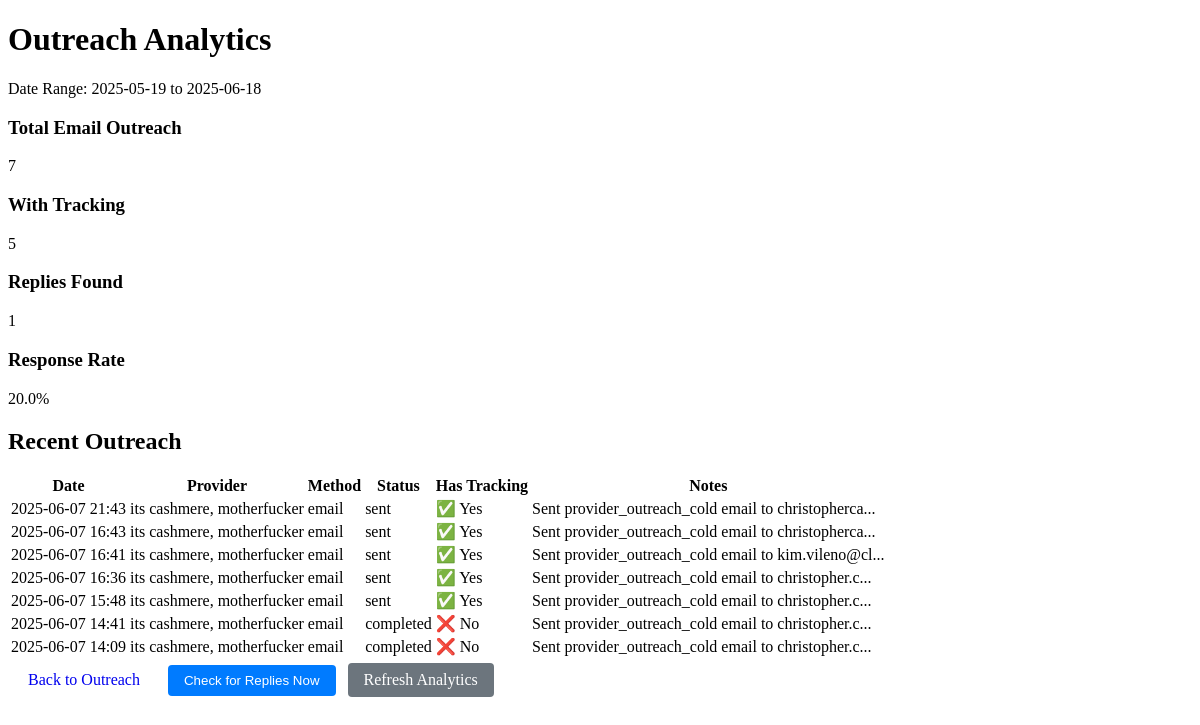
Before: /analytics with the older database file.
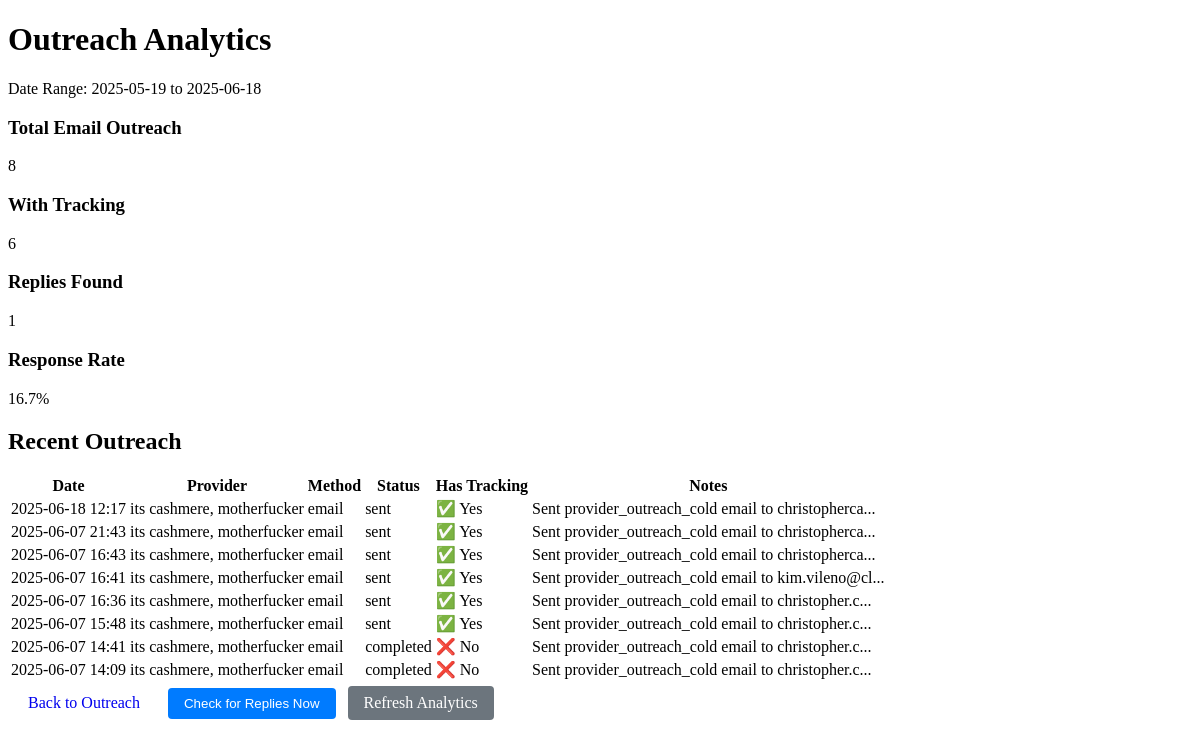
After: the same page with the newer database file.
### models/outreach.py (models this page shows, shortened)
class Outreach(db.Model):
    __tablename__ = 'outreach'
    id = db.Column(db.String, primary_key=True, default=lambda: str(uuid.uuid4()))
    provider_id = db.Column(db.String, db.ForeignKey('providers.id'), nullable=False)
    contact_id = db.Column(db.String, db.ForeignKey('contacts.id'))
    type = db.Column(db.String(50))  # cold, follow-up, etc.
    method = db.Column(db.String(50))  # email, phone, etc.
    notes = db.Column(db.Text)
    status = db.Column(db.String(50))  # pending, completed, etc.
    created_at = db.Column(db.DateTime, default=datetime.utcnow)
    completed_at = db.Column(db.DateTime)
    contract_id = db.Column(db.Text)
    message_id = db.Column(db.String(255))       # Individual message ID
    conversation_id = db.Column(db.String(255))  # Outlook conversation ID
    last_reply_date = db.Column(db.DateTime)
    reply_preview = db.Column(db.Text)
    reply_sender_email = db.Column(db.String(128))
    reply_status = db.Column(db.String(20), default='none')  # none, unread, read, responded
    reply_received = db.Column(db.Boolean, default=False)
    reply_count = db.Column(db.Integer, default=0)

### models/provider.py (models this page shows, shortened)
class Provider(db.Model):
    __tablename__ = 'providers'
    id = db.Column(db.String, primary_key=True, default=lambda: str(uuid.uuid4()))
    name = db.Column(db.String(128), nullable=False)
    dba_name = db.Column(db.String(128))
    address = db.Column(db.String(256))
    provider_type = db.Column(db.String(50))  # imaging, EMG, etc.
    states_in_contract = db.Column(db.String(256))  # comma-separated
    rate_type = db.Column(db.String(50))  # 'standard' or 'wcfs'
    wcfs_percentages = db.Column(db.Text)  # JSON string of category -> percentage
    npi = db.Column(db.String(20))
    specialty = db.Column(db.String(128))
    status = db.Column(db.String(50), default='pending')
    created_at = db.Column(db.DateTime, default=datetime.utcnow)
    contract_docx = db.Column(db.String(256))
    contract_pdf = db.Column(db.String(256))
    contract_email_sent = db.Column(db.Boolean, default=False)
    contract_email_sent_at = db.Column(db.DateTime)
    contract_email_sent_to = db.Column(db.String(128))
    contract_email_tracking_id = db.Column(db.String(128))
    contacts = db.relationship('Contact', backref='provider', lazy=True, cascade="all, delete-orphan")
    outreach = db.relationship('Outreach', backref='provider', lazy=True)
    @property
    def wcfs_percentages_dict(self):
        if self.wcfs_percentages:
            return json.loads(self.wcfs_percentages)
        return {}

### routes/outreach.py (the view)
@outreach_bp.route("/analytics")
def analytics():
    from datetime import datetime, timedelta
    from sqlalchemy import func
    end_date = datetime.utcnow()
    start_date = end_date - timedelta(days=30)
    total_outreach = Outreach.query.filter(
        Outreach.created_at >= start_date,
        Outreach.method == 'email'
    ).count()
    outreach_with_tracking = Outreach.query.filter(
        Outreach.created_at >= start_date,
        Outreach.method == 'email',
        Outreach.conversation_id.isnot(None)
    ).count()
    tracked_outreach = Outreach.query.filter(
        Outreach.created_at >= start_date,
        Outreach.method == 'email',
        Outreach.conversation_id.isnot(None)
    ).all()
    replies_found = sum(1 for o in tracked_outreach if 'Reply received:' in (o.notes or ''))
    response_rate = (replies_found / outreach_with_tracking * 100) if outreach_with_tracking > 0 else 0
    recent_outreach = Outreach.query.filter(
        Outreach.created_at >= start_date,
        Outreach.method == 'email'
    ).order_by(Outreach.created_at.desc()).limit(20).all()
    analytics_data = {
        'total_outreach': total_outreach,
        'outreach_with_tracking': outreach_with_tracking,
        'replies_found': replies_found,
        'response_rate': round(response_rate, 1),
        'recent_outreach': recent_outreach,
        'date_range': f"{start_date.strftime('%Y-%m-%d')} to {end_date.strftime('%Y-%m-%d')}"
    }
    return render_template("outreach/analytics.html", analytics=analytics_data)

### templates/outreach/analytics.html (shortened to what this page needs)
<!DOCTYPE html>
<html>
<head>
    <link rel="stylesheet" href="{{ url_for('static', filename='css/style.css') }}">
</head>
<body>
    <div class="container">
        <h1>Outreach Analytics</h1>
        <p>Date Range: {{ analytics.date_range }}</p>
        <div class="metrics-grid">
            <div class="metric-card">
                <h3>Total Email Outreach</h3>
                <div class="metric-value">{{ analytics.total_outreach }}</div>
            </div>
            <div class="metric-card">
                <h3>With Tracking</h3>
                <div class="metric-value">{{ analytics.outreach_with_tracking }}</div>
            </div>
            <div class="metric-card">
                <h3>Replies Found</h3>
                <div class="metric-value">{{ analytics.replies_found }}</div>
            </div>
            <div class="metric-card">
                <h3>Response Rate</h3>
                <div class="metric-value">{{ analytics.response_rate }}%</div>
            </div>
        </div>
        <h2>Recent Outreach</h2>
        <table>
            <thead>
                <tr>
                    <th>Date</th>
                    <th>Provider</th>
                    <th>Method</th>
                    <th>Status</th>
                    <th>Has Tracking</th>
                    <th>Notes</th>
                </tr>
            </thead>
            <tbody>
                {% for outreach in analytics.recent_outreach %}
                <tr>
                    <td>{{ outreach.created_at.strftime('%Y-%m-%d %H:%M') }}</td>
                    <td>{{ outreach.provider.name if outreach.provider else 'N/A' }}</td>
                    <td>{{ outreach.method }}</td>
                    <td>{{ outreach.status }}</td>
                    <td>
                        {% if outreach.conversation_id %}
                            ✅ Yes
                        {% else %}
                            ❌ No
                        {% endif %}
                    </td>
                    <td>{{ outreach.notes[:50] }}{% if outreach.notes and outreach.notes|length > 50 %}...{% endif %}</td>
                </tr>
                {% endfor %}
            </tbody>
        </table>
        <div class="actions">
            <a href="{{ url_for('outreach.list_outreach') }}" class="btn">Back to Outreach</a>
            <form method="POST" action="{{ url_for('outreach.check_replies_now') }}" style="display: inline;">
                <button type="submit" class="btn btn-primary">Check for Replies Now</button>
            </form>
            <a href="{{ url_for('outreach.analytics') }}" class="btn btn-secondary">Refresh Analytics</a>
        </div>
    </div>
</body>
</html>

### static/css/style.css (style rules this page uses)
.btn { padding: 8px 16px; margin: 4px; text-decoration: none; border: none; border-radius: 4px; cursor: pointer; display: inline-block; }
.btn-primary { background-color: #007bff; color: white; }
.btn-secondary { background-color: #6c757d; color: white; }

Changed rows visible on the page:
added Outreach: created_at "2025-06-18 12:17", provider "its cashmere, motherfucker", method "email", status "sent", shows "✅ Yes", notes "Sent provider_outreach_cold email to christopherca"
Other visible differences:
{{ analytics.total_outreach }}: "7" → "8"
{{ analytics.outreach_with_tracking }}: "5" → "6"
{{ analytics.response_rate }}: "20.0" → "16.7"
